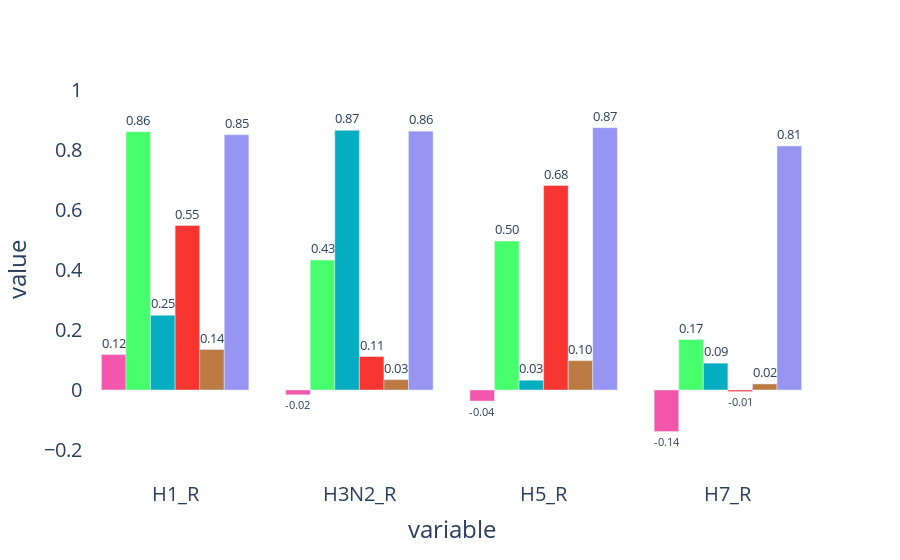

Notebook source saved alongside this figure:
### Code cell
figmentr = px.bar(correl_df, y='value', x='variable', color='model',barmode='group', color_discrete_sequence =palette6, text='value')
figmentr.update_layout({'plot_bgcolor': 'rgba(0, 0, 0, 0)', 'paper_bgcolor': 'rgba(0, 0, 0, 0)'})
figmentr.update_traces(texttemplate='%{text:.2f}',textposition='outside')
figmentr.update_yaxes(range=[-0.3, 1.1])
figmentr.update_layout( font=dict(size=20)) # You can adjust the size as needed
figmentr.update_layout(showlegend=False)
figmentr.write_html('reset_weights_ESM2_correl_140725_plot.html')
figmentr.write_image('reset_weights_ESM2_correl_140725_plot.svg', width=2000, height=500)
figmentr.show()

### Figure 1 — Plotly figure (JSON) as saved in the notebook; plotly's stock layout.template omitted (floating-point values rounded to 4 significant figures)
{"data": [{"alignmentgroup": "True", "hovertemplate": "model=ESM-2<br>variable=%{x}<br>value=%{text}<extra></extra>", "legendgroup": "ESM-2", "marker": {"color": "#F257AC", "pattern": {"shape": ""}}, "name": "ESM-2", "offsetgroup": "ESM-2", "orientation": "v", "showlegend": true, "text": [0.1183, -0.01585, -0.03682, -0.1387], "textposition": "outside", "texttemplate": "%{text:.2f}", "type": "bar", "x": ["H1_R", "H3N2_R", "H5_R", "H7_R"], "xaxis": "x", "y": [0.1183, -0.01585, -0.03682, -0.1387], "yaxis": "y"}, {"alignmentgroup": "True", "hovertemplate": "model=ESM-2 H1<br>variable=%{x}<br>value=%{text}<extra></extra>", "legendgroup": "ESM-2 H1", "marker": {"color": "#47FF6C", "pattern": {"shape": ""}}, "name": "ESM-2 H1", "offsetgroup": "ESM-2 H1", "orientation": "v", "showlegend": true, "text": [0.8609, 0.433, 0.4964, 0.1683], "textposition": "outside", "texttemplate": "%{text:.2f}", "type": "bar", "x": ["H1_R", "H3N2_R", "H5_R", "H7_R"], "xaxis": "x", "y": [0.8609, 0.433, 0.4964, 0.1683], "yaxis": "y"}, {"alignmentgroup": "True", "hovertemplate": "model=ESM-2 H3<br>variable=%{x}<br>value=%{text}<extra></extra>", "legendgroup": "ESM-2 H3", "marker": {"color": "#04ADBF", "pattern": {"shape": ""}}, "name": "ESM-2 H3", "offsetgroup": "ESM-2 H3", "orientation": "v", "showlegend": true, "text": [0.2491, 0.8655, 0.03249, 0.08945], "textposition": "outside", "texttemplate": "%{text:.2f}", "type": "bar", "x": ["H1_R", "H3N2_R", "H5_R", "H7_R"], "xaxis": "x", "y": [0.2491, 0.8655, 0.03249, 0.08945], "yaxis": "y"}, {"alignmentgroup": "True", "hovertemplate": "model=ESM-2 H5<br>variable=%{x}<br>value=%{text}<extra></extra>", "legendgroup": "ESM-2 H5", "marker": {"color": "#F83530", "pattern": {"shape": ""}}, "name": "ESM-2 H5", "offsetgroup": "ESM-2 H5", "orientation": "v", "showlegend": true, "text": [0.5484, 0.1116, 0.6816, -0.005261], "textposition": "outside", "texttemplate": "%{text:.2f}", "type": "bar", "x": ["H1_R", "H3N2_R", "H5_R", "H7_R"], "xaxis": "x", "y": [0.5484, 0.1116, 0.6816, -0.005261], "yaxis": "y"}, {"alignmentgroup": "True", "hovertemplate": "model=ESM-2 H7<br>variable=%{x}<br>value=%{text}<extra></extra>", "legendgroup": "ESM-2 H7", "marker": {"color": "#BC7942", "pattern": {"shape": ""}}, "name": "ESM-2 H7", "offsetgroup": "ESM-2 H7", "orientation": "v", "showlegend": true, "text": [0.1352, 0.03448, 0.09777, 0.02021], "textposition": "outside", "texttemplate": "%{text:.2f}", "type": "bar", "x": ["H1_R", "H3N2_R", "H5_R", "H7_R"], "xaxis": "x", "y": [0.1352, 0.03448, 0.09777, 0.02021], "yaxis": "y"}, {"alignmentgroup": "True", "hovertemplate": "model=ESM-2 HA-all<br>variable=%{x}<br>value=%{text}<extra></extra>", "legendgroup": "ESM-2 HA-all", "marker": {"color": "#9794F2", "pattern": {"shape": ""}}, "name": "ESM-2 HA-all", "offsetgroup": "ESM-2 HA-all", "orientation": "v", "showlegend": true, "text": [0.8509, 0.8628, 0.8745, 0.8133], "textposition": "outside", "texttemplate": "%{text:.2f}", "type": "bar", "x": ["H1_R", "H3N2_R", "H5_R", "H7_R"], "xaxis": "x", "y": [0.8509, 0.8628, 0.8745, 0.8133], "yaxis": "y"}], "layout": {"barmode": "group", "font": {"size": 20}, "legend": {"title": {"text": "model"}, "tracegroupgap": 0}, "margin": {"t": 60}, "paper_bgcolor": "rgba(0, 0, 0, 0)", "plot_bgcolor": "rgba(0, 0, 0, 0)", "showlegend": false, "xaxis": {"anchor": "y", "domain": [0, 1], "title": {"text": "variable"}}, "yaxis": {"anchor": "x", "domain": [0, 1], "range": [-0.3, 1.1], "title": {"text": "value"}}}}
